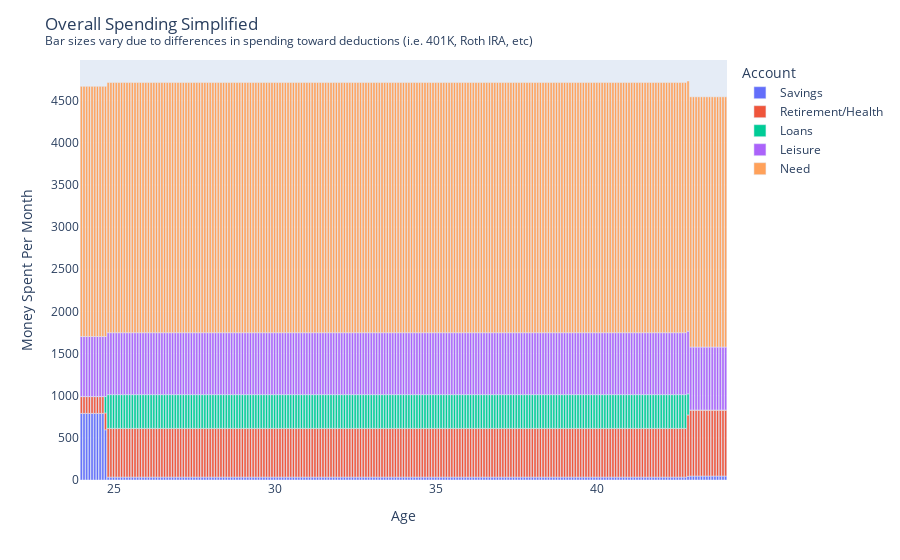

This figure's notebook cell:
### Code cell
# Extract the required columns
plot_dat = results['Simplified Spending'].with_columns((pl.col("Years") + current_age).alias("Age")).drop("Years").filter(pl.col("Age") < current_age+look_ahead_years)

# Plot each account value over the years
fig = px.bar(plot_dat.melt(id_vars="Age").rename(mapping={"variable" : "Account"}), x="Age", y="value", color='Account')

# Update layout and show the plot
fig.update_layout(title = "Overall Spending Simplified <br><sup>Bar sizes vary due to differences in spending toward deductions (i.e. 401K, Roth IRA, etc)</sup>", xaxis_title='Age', yaxis_title='Money Spent Per Month')
fig.show()

### Figure 1 — Plotly figure (JSON) as saved in the notebook; plotly's stock layout.template omitted (floating-point values rounded to 4 significant figures; data arrays with more than 128 entries replaced by an {"elided": "..."} marker saying what was removed)
{"data": [{"alignmentgroup": "True", "hovertemplate": "Account=Savings<br>Age=%{x}<br>value=%{y}<extra></extra>", "legendgroup": "Savings", "marker": {"color": "#636efa", "pattern": {"shape": ""}}, "name": "Savings", "offsetgroup": "Savings", "orientation": "v", "showlegend": true, "textposition": "auto", "type": "bar", "x": {"elided": "241 float values"}, "xaxis": "x", "y": {"elided": "241 float values"}, "yaxis": "y"}, {"alignmentgroup": "True", "hovertemplate": "Account=Retirement/Health<br>Age=%{x}<br>value=%{y}<extra></extra>", "legendgroup": "Retirement/Health", "marker": {"color": "#EF553B", "pattern": {"shape": ""}}, "name": "Retirement/Health", "offsetgroup": "Retirement/Health", "orientation": "v", "showlegend": true, "textposition": "auto", "type": "bar", "x": {"elided": "241 float values"}, "xaxis": "x", "y": {"elided": "241 float values"}, "yaxis": "y"}, {"alignmentgroup": "True", "hovertemplate": "Account=Loans<br>Age=%{x}<br>value=%{y}<extra></extra>", "legendgroup": "Loans", "marker": {"color": "#00cc96", "pattern": {"shape": ""}}, "name": "Loans", "offsetgroup": "Loans", "orientation": "v", "showlegend": true, "textposition": "auto", "type": "bar", "x": {"elided": "241 float values"}, "xaxis": "x", "y": {"elided": "241 float values"}, "yaxis": "y"}, {"alignmentgroup": "True", "hovertemplate": "Account=Leisure<br>Age=%{x}<br>value=%{y}<extra></extra>", "legendgroup": "Leisure", "marker": {"color": "#ab63fa", "pattern": {"shape": ""}}, "name": "Leisure", "offsetgroup": "Leisure", "orientation": "v", "showlegend": true, "textposition": "auto", "type": "bar", "x": {"elided": "241 float values"}, "xaxis": "x", "y": {"elided": "241 float values"}, "yaxis": "y"}, {"alignmentgroup": "True", "hovertemplate": "Account=Need<br>Age=%{x}<br>value=%{y}<extra></extra>", "legendgroup": "Need", "marker": {"color": "#FFA15A", "pattern": {"shape": ""}}, "name": "Need", "offsetgroup": "Need", "orientation": "v", "showlegend": true, "textposition": "auto", "type": "bar", "x": {"elided": "241 float values"}, "xaxis": "x", "y": {"elided": "241 float values"}, "yaxis": "y"}], "layout": {"barmode": "relative", "legend": {"title": {"text": "Account"}, "tracegroupgap": 0}, "margin": {"t": 60}, "title": {"text": "Overall Spending Simplified <br><sup>Bar sizes vary due to differences in spending toward deductions (i.e. 401K, Roth IRA, etc)</sup>"}, "xaxis": {"anchor": "y", "domain": [0, 1], "title": {"text": "Age"}}, "yaxis": {"anchor": "x", "domain": [0, 1], "title": {"text": "Money Spent Per Month"}}}}
